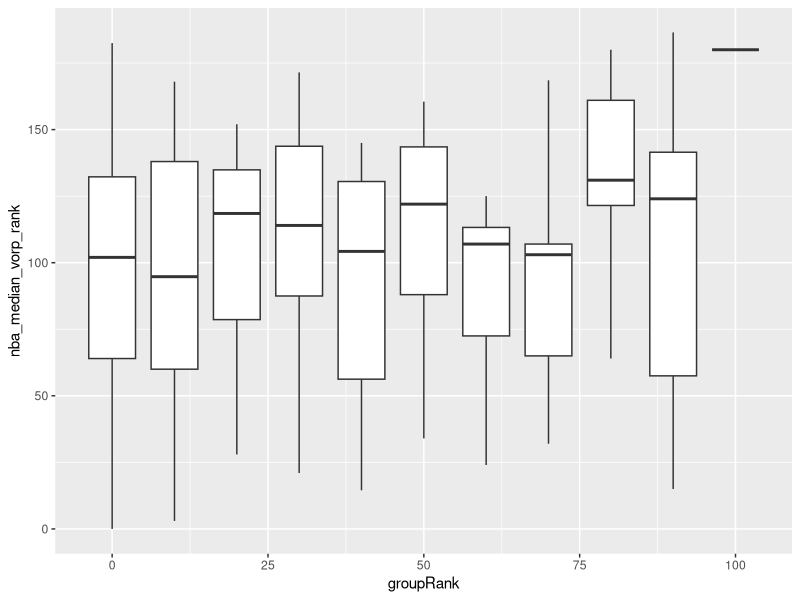
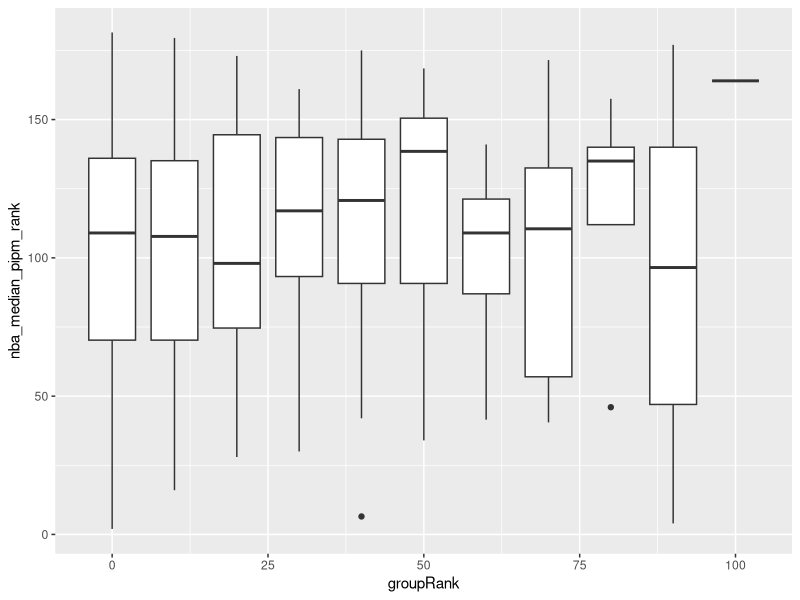

Write the R code that produced these figures, in order. (Note: this script raises an error after producing the figures.)
## ---- chunk 1
knitr::opts_chunk$set(echo = TRUE)
## ---- chunk 2
library(tidyverse)
library(here)
## ---- chunk 3
draft <- read.csv("../output/draft.csv", header = TRUE, stringsAsFactors = FALSE)
overview <- read.csv("../output/overview.csv", header = TRUE, stringsAsFactors = FALSE)
allPlayers <- read.csv("../output/players.csv", header = TRUE, stringsAsFactors = FALSE)
seasons <- read.csv("../output/seasons.csv", header = TRUE, stringsAsFactors = FALSE)
## ---- chunk 4
players <- allPlayers %>% 
  filter((draft_year <= 2014 | is.na(draft_year)) & (recruit_year <= 2013 | is.na(recruit_year)))
## ---- chunk 5
top100 <- players %>% 
  filter(!is.na(recruit_year))

toNBA <- players %>% 
  filter(!is.na(draft_year)) %>% 
  filter(!is.na(recruit_year)) %>% 
  summarise(count = n()) %>% 
  mutate(percent = count / nrow(top100))

toNBA$percent
## ---- chunk 6
notTop <- players %>% 
  filter(is.na(recruit_year))

lowToNBA <- players %>% 
  filter(!is.na(draft_year)) %>% 
  filter(is.na(recruit_year)) %>% 
  summarise(count = n()) %>% 
  mutate(percent = count / nrow(notTop))

lowToNBA$percent
## ---- chunk 7
top100 %>% 
  filter(valid_seasons >= 2) %>% 
  summarise(count = n()) %>% 
  mutate(percent = count/toNBA$count)
## ---- chunk 8
notTop %>% 
  filter(valid_seasons >= 2) %>% 
  summarise(count = n()) %>% 
  mutate(percent = count/nrow(notTop))
## ---- chunk 9
notOnList <- players %>% 
  filter(is.na(recruit_year)) %>% 
  filter(valid_seasons >= 2)

contract <- draft %>% 
  filter(link != "")
  

# what % of people drafted, that played more at least 1 season were not on Top 100 for high school?
nrow(notOnList) / nrow(players)
## ---- chunk 10
noContract <- allPlayers %>% 
  filter(!is.na(draft_year)) %>% 
  filter(link == "")
## ---- chunk 11
vorp <- top100 %>% 
  filter(valid_seasons >= 2) %>% 
  mutate(groupRank = rank - (rank %% 10))

ggplot(vorp, aes(x = groupRank, y = nba_median_vorp_rank, group = groupRank)) + geom_boxplot()
## ---- chunk 12
ggplot(vorp, aes(x = groupRank, y = nba_median_pipm_rank, group = groupRank)) + geom_boxplot()
## ---- chunk 13
vorpGroups <- top100 %>% 
  filter(valid_seasons >= 2) %>% 
  mutate(groupVorp = nba_median_vorp_rank - (nba_median_vorp_rank %% 25)) %>% 
  group_by(groupVorp) %>% 
  summarise(avgRank = median(rank),
            sd = sd(rank))
## ---- chunk 14
export <- players %>% 
  mutate(top = ifelse(is.na(recruit_year), 0, 1),
         nba_mean_vorp = round(nba_mean_vorp, 2),
         highSchool = case_when(
           # did they play beyond hs?
           college != "" | draft_year != "" ~ 1,
           TRUE ~ 0
         ),
         coll = case_when(
           # if they didn't make it past hs, they'll get an NA here
           highSchool == 0 ~ NA_real_,
           # if they skipped college, they'll get a 2 here
           draft_year == recruit_year ~ 2,
           # if they definitely played past hs and have a draft year, then they made it past college
           highSchool == 1 & draft_year != "" ~ 1,
           # otherwise they stopped in college
           TRUE ~ 0
         ),
         draft = case_when(
           # if they didn't make it past college, they'll get an NA here
           is.na(coll) | coll == 0 ~ NA_real_,
           # if they were drafted, did they have any valid seasons? 
           coll >= 1 & valid_seasons > 0 ~ 1,
           # otherwise, they didn't make it past being drafted
           TRUE ~ 0
         ),
         rookie = case_when(
           # if they didn't make it past the draft, they'll get an NA here
           is.na(draft) | draft == 0 ~ NA_real_,
           # did they make it past the first 2 years? 
           draft == 1 & valid_seasons >= 2 ~ 1,
           # otherwise, they didn't make it past their rookie contract
           TRUE ~ 0
         ),
         success = case_when(
           # if they didn't make it past their rookie year, they'll get an NA here
           is.na(rookie) | rookie == 0 ~ NA_character_,
           # if they made it this far, how good are they (based on avg. vorp score?)
           # allstars
           nba_mean_vorp >= 5 ~ "allstar",
           # great players
           between(nba_mean_vorp, 0, 5) ~ "great",
           # good players
           between(nba_mean_vorp, -0.5, 0) ~ "good",
           # bad players
           nba_mean_vorp <= -0.5 ~ "bad",
           TRUE ~ NA_character_
         )) %>% 
  select(c(name, college, rank, draft_year, draft_rd, draft_pk, recruit_year, nba_mean_vorp, top, highSchool, coll, draft, rookie, success))  %>% 
  mutate(val = 1) %>% 
  spread(success, val, fill = NA_real_) %>% 
  select(-"<NA>") %>% 
  mutate(highest = case_when(
           !is.na(rank) & highSchool == 0 ~ "highSchool",
           coll == 0 ~ "college",
           draft == 0 ~ "draft",
           rookie == 0 ~ "rookie",
           bad > 0 ~ "bad",
           good > 0 ~ "good",
           great > 0 ~ "great",
           allstar > 0 ~ "allstar",
           TRUE ~ "other"
         ))

write.csv(export, here::here("processed_data", "playerPaths.csv"), row.names = FALSE, na = "")
